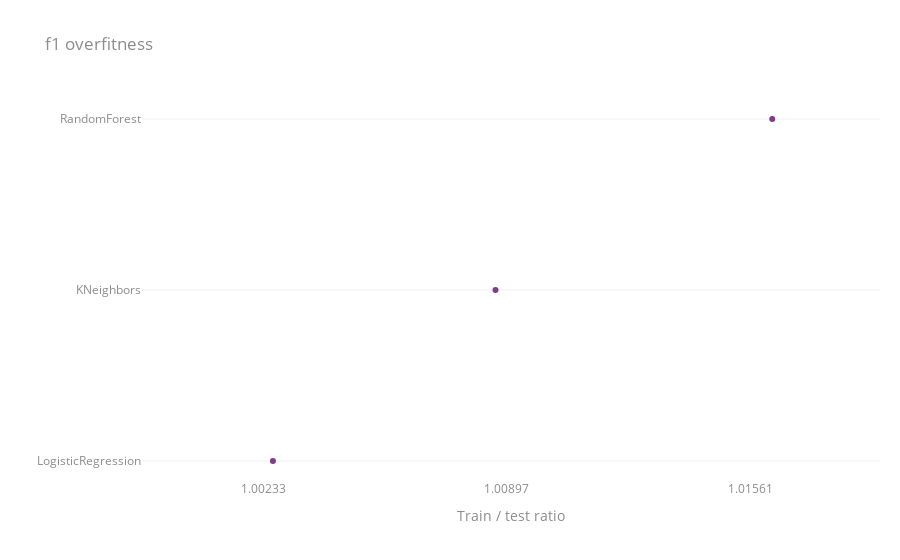

The notebook cell saved with this chart:
### Markdown cell above
`plot.overfitness()` shows a measure of how much each estimator is overfitting when comparing test and train scores.

### Code cell
clf.plot.overfitness(metric="f1")

### Figure 1 — Plotly figure (JSON) as saved in the notebook; plotly's stock layout.template omitted (floating-point values rounded to 4 significant figures)
{"data": [{"alignmentgroup": "True", "boxpoints": "all", "fillcolor": "rgba(255,255,255,0)", "hoveron": "points", "hovertemplate": "train_f1=%{x}<br>Model=%{y}<extra></extra>", "legendgroup": "", "line": {"color": "rgba(255,255,255,0)"}, "marker": {"color": "rgb(127, 60, 141)"}, "name": "", "offsetgroup": "", "orientation": "v", "pointpos": 0, "showlegend": false, "type": "box", "x": [1.002, 1.009, 1.016], "x0": " ", "xaxis": "x", "y": ["LogisticRegression", "KNeighbors", "RandomForest"], "y0": " ", "yaxis": "y"}], "layout": {"boxmode": "group", "legend": {"tracegroupgap": 0}, "title": {"text": "f1 overfitness"}, "xaxis": {"anchor": "y", "domain": [0, 1], "title": {"text": "Train / test ratio"}}, "yaxis": {"anchor": "x", "domain": [0, 1], "title": {"text": ""}}}}
